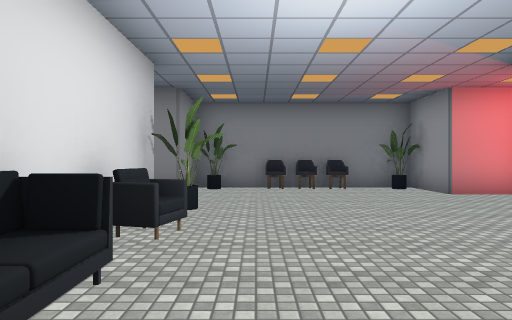
[1] (above)

24 first-person views from a walk through a Unity game level. The camera is 1.4 m above the floor, looks level and sees 70° across. The floor is counted in squares, 2 m on a side. Each view is taken from the middle of a square. On the plan, view 1 faces up. The plan holds only what a view shows up to about 11 squares ahead; the rest is blank. The place goes on beyond the plan. Some animated figures are left out. Door leaves are left out, so doorways stand open. Some surface patterns are stand-ins.

[2]
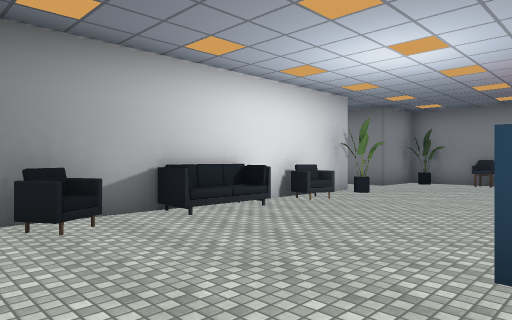

[3]
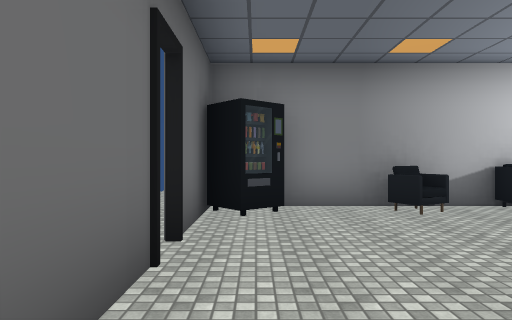

[4]
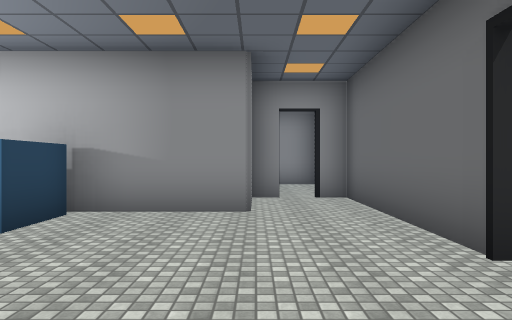

[5]
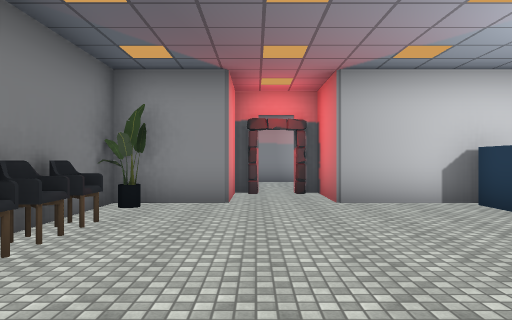

[6]
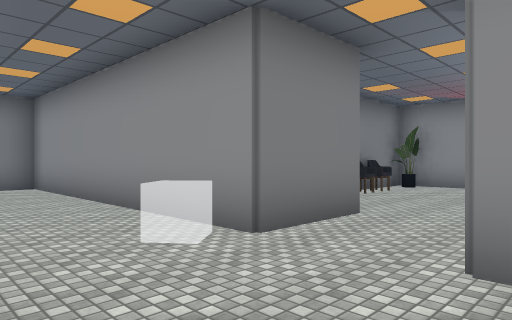

[7]
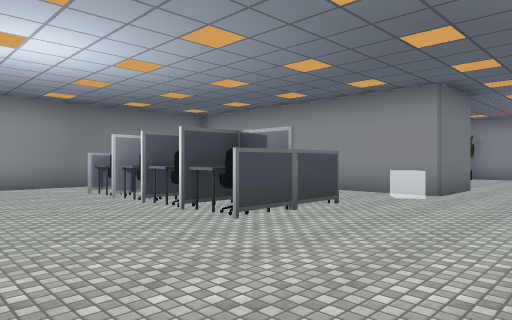

[8]
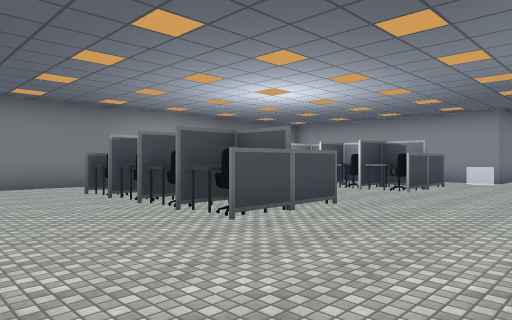

[9]
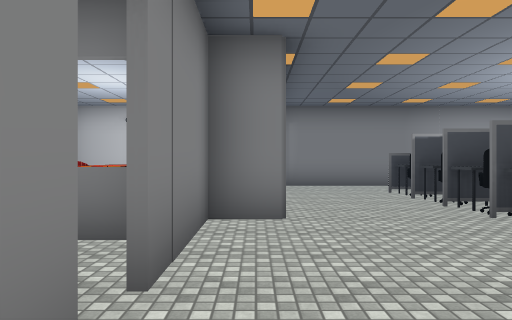

[10]
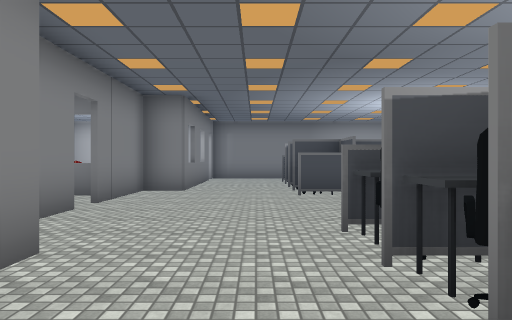

[11]
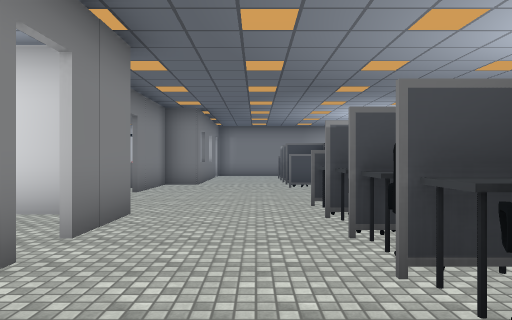

[12]
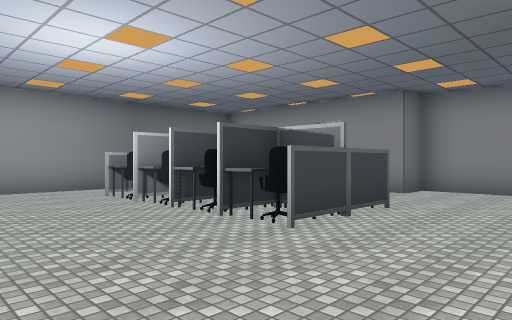

[13]
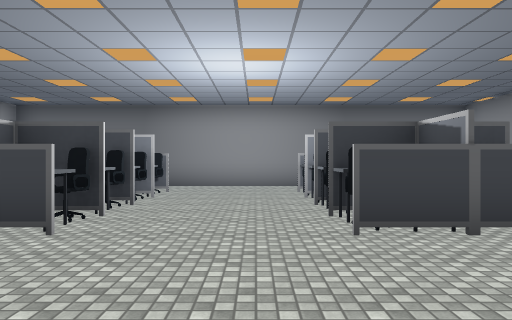

[14]
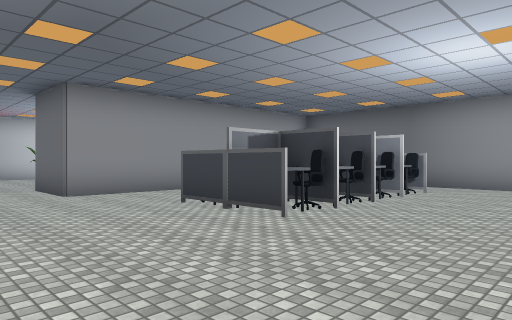

[15]
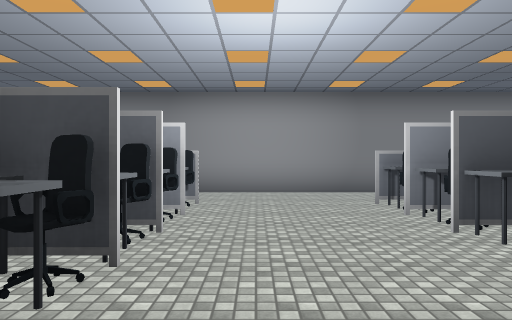

[16]
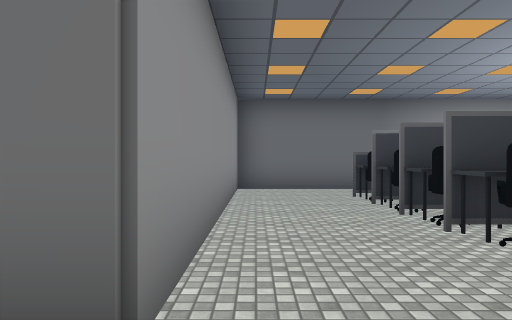

[17]
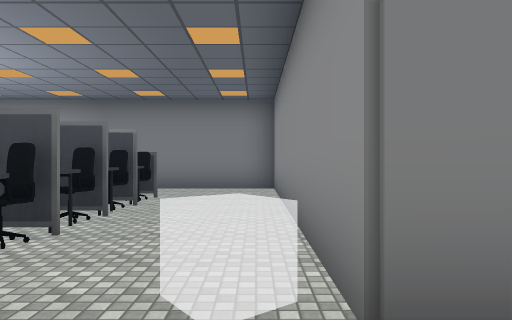

[18]
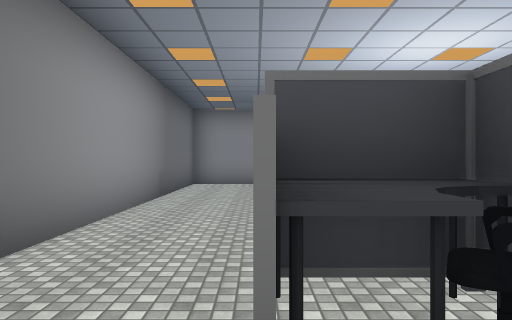

[19]
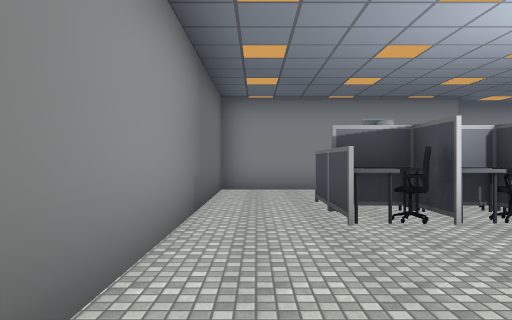

[20]
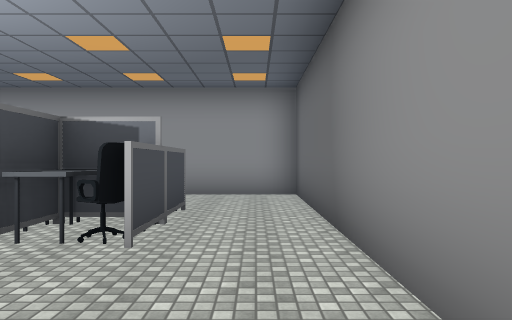

[21]
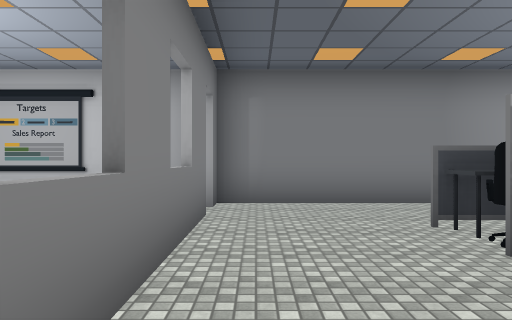

[22]
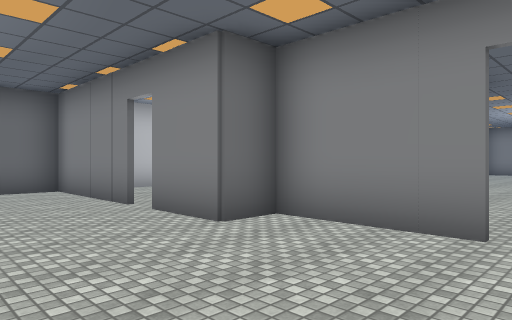

[23]
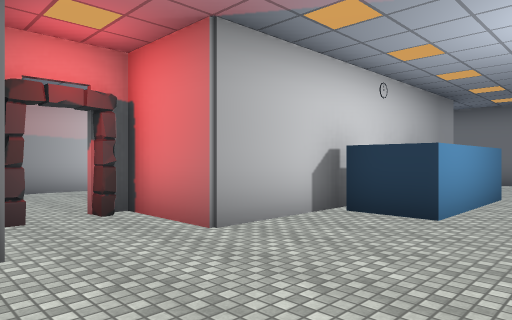

[24]
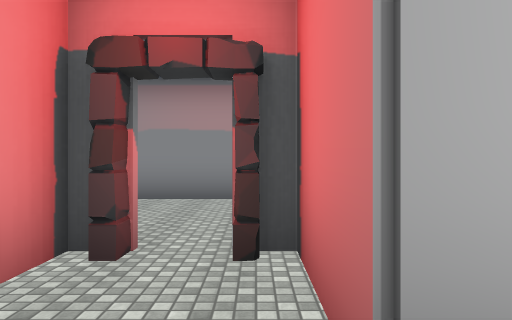

### Floor plan
Points are (right, up) in squares from view 1. A wall is a line through its corners. A room is listed if a view was taken in it or the views show most of it. See-through windows are left out.
Room 1 (views 1, 2, 3, 4, 5, 23, 24)
walls: (-0.4, 9.3) (-1.6, 9.3) (-1.6, 7.4) (-3.6, 7.4); (5.9, 7.4) (3.9, 7.4) (3.9, 9.3) (2.4, 9.3); (-3.6, 5.7) (-1.6, 5.7) (-1.6, -2.6); (3.9, 3) (3.9, 5.7) (5.8, 5.7) (5.8, 6.3); (3.9, -2) (3.9, 0.4) (2.5, 0.4) (2.5, 3.5) (3.7, 3.5); (-1, -2.5) (-0.5, -3.2); (5.8, -1.9) (4.2, -1.9); (1.5, -3.7) (5.8, -3.7) (5.8, -3.1); (-1, -3.7) (0.9, -3.7)
ways out: opening at (-2.5, 7) to room 2; open door at (1, -4); open door at (6, -3); open door at (6, 6.5)
objects: other object (-1, -1); other object (-1, 1) to (-1, 2); other object (-1, 4); other object (-1, 5); other object (0, 9); other object (1, 9); other object (2, 9)
Room 2 (views 6, 7, 8, 9, 10, 11, 12, 13, 14, 15, 16, 17, 18, 19, 20, 21, 22)
walls: (-3.6, 7.4) (-3.6, 14.9) (-16.4, 14.9); (-16.6, 6.2) (-16.6, 3.7); (-11.5, 0) (-10.9, 0) (-12.4, 0); (-7, 0.4) (-7, 1.3) (-7, 0); (-16.6, 3.8) (-15.6, 3.8) (-15.6, 2.2); (-6.6, 0) (-7.6, 0); (-15.6, 1.5) (-15.6, -1.8) (-3.6, -1.8) (-3.6, 5.7); (-15.6, 13.6) (-15.6, 9.3) (-16.6, 9.3) (-16.6, 6.9)
ways out: opening at (-2.5, 7) to room 1; opening at (-16, 2); opening at (-16, 14); gap at (-17, 7)
objects: other object (-13, 0); other object (-13, 1); other object (-13, 2); other object (-13, 3); other object (-13, 4); other object (-13, 8); other object (-13, 9); other object (-13, 10); other object (-13, 11); other object (-13, 12); other object (-12, 1); other object (-12, 2); other object (-12, 3); other object (-12, 4); other object (-12, 9); other object (-12, 10); other object (-12, 11); other object (-12, 12); other object (-11, 1); other object (-11, 2); other object (-11, 3); other object (-11, 4); other object (-11, 9); other object (-11, 10); other object (-11, 11); other object (-11, 12); other object (-8, 0); other object (-8, 1); other object (-8, 2); other object (-8, 3); other object (-8, 4); other object (-8, 9); other object (-8, 10); other object (-8, 11); other object (-8, 12); other object (-7, 2); other object (-7, 3); other object (-7, 4); other object (-7, 9); other object (-7, 10); other object (-7, 11); other object (-7, 12); other object (-6, 0); other object (-6, 1); other object (-6, 2); other object (-6, 3); other object (-6, 4); other object (-6, 9); other object (-6, 10); other object (-6, 11); other object (-6, 12); other object (-6, 13)

Where each view was taken, in squares from view 1:
view 1: 0 up, 0 right, facing up
view 2: 2 down, 3 right, facing up-left
view 3: 3 down, 4 right, facing left
view 4: 2 down, 1 left, facing right
view 5: 7 up, 2 left, facing right
view 6: 5 up, 6 left, facing up-right
view 7: 5 up, 11 left, facing up-right
view 8: 5 up, 16 left, facing up-right
view 9: 5 up, 16 left, facing up
view 10: 1 up, 14 left, facing up
view 11: 1 down, 14 left, facing up
view 12: 7 up, 8 left, facing down-left
view 13: 8 up, 10 left, facing down
view 14: 8 up, 11 left, facing down-right
view 15: 7 up, 10 left, facing up
view 16: 7 up, 4 left, facing down
view 17: 6 up, 4 left, facing up
view 18: 0 up, 5 left, facing left
view 19: 1 down, 7 left, facing left
view 20: 1 down, 11 left, facing right
view 21: 9 up, 15 left, facing up
view 22: 7 up, 13 left, facing down-left
view 23: 8 up, 1 right, facing down-right
view 24: 6 up, 3 right, facing right
